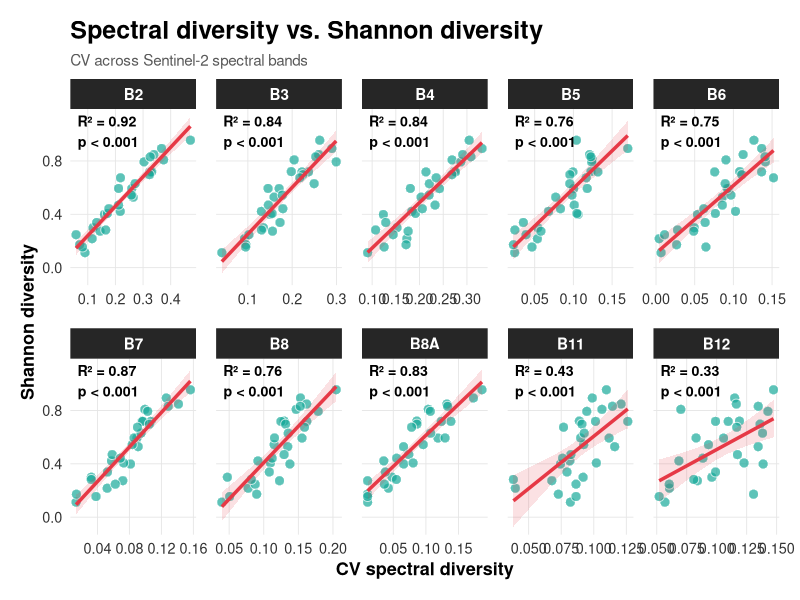
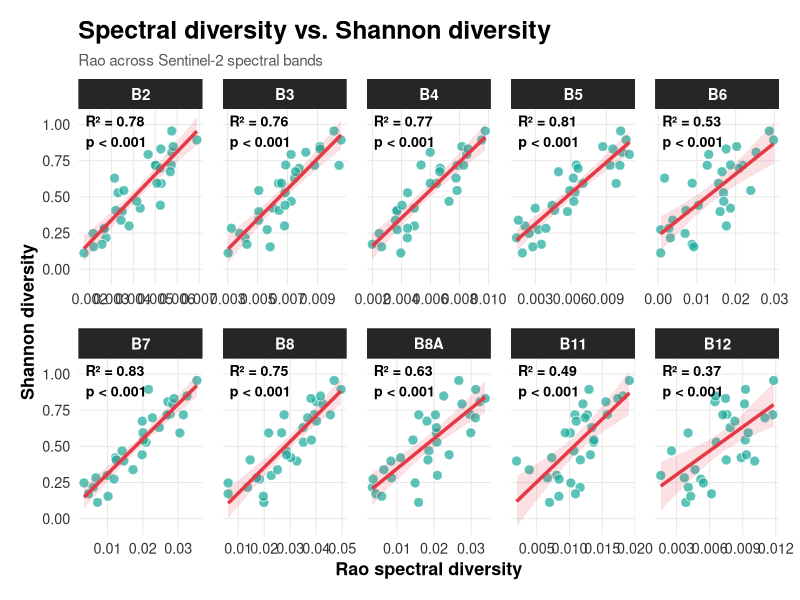
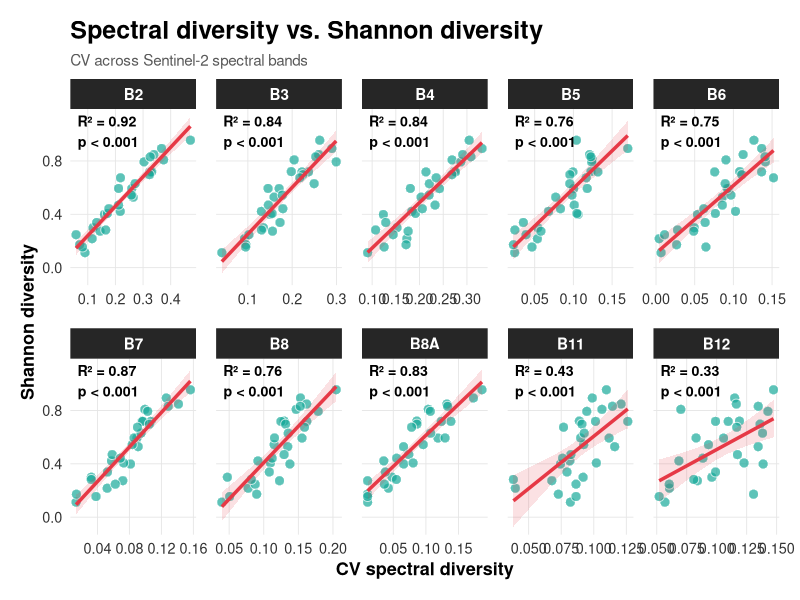
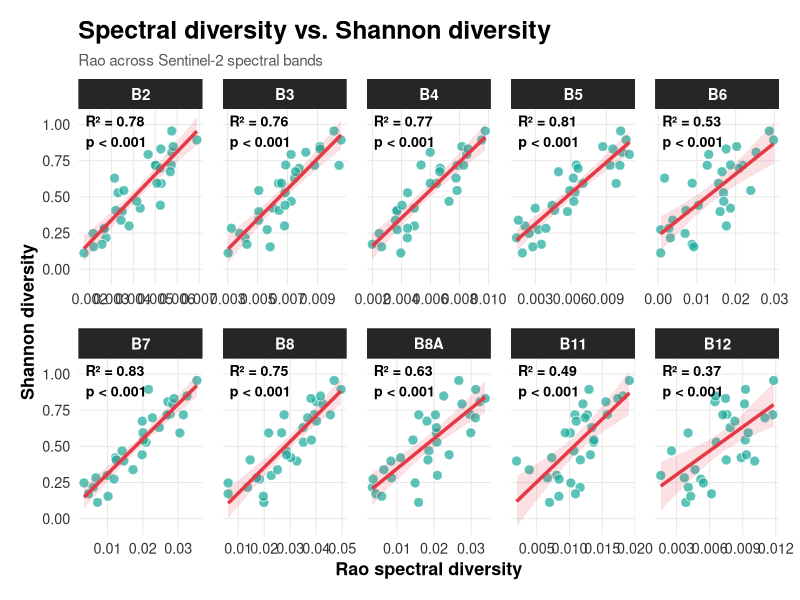

The R script that drew these images, in order:
library(tidyverse)
library(ggplot2)

# ============================================================
# 1. IMPORTAZIONE
# ============================================================

setwd("~/Downloads/")

dat <- read.csv("spectral_diversity_FAKE_strong_relationships.csv") %>%
  rename(shannon = SHANNON)


# ============================================================
# 2. FORMATO LONG
# ============================================================

dat_long <- dat %>%
  pivot_longer(
    cols = matches("^(CV|RAO)_"),
    names_to = c("metric", "band"),
    names_pattern = "(CV|RAO)_(.*)",
    values_to = "spectral_diversity"
  ) %>%
  mutate(
    metric = recode(metric, "RAO" = "Rao"),
    band = factor(
      band,
      levels = c(
        "B2", "B3", "B4", "B5", "B6",
        "B7", "B8", "B8A", "B11", "B12"
      )
    )
  )


# ============================================================
# 3. R2 E P-VALUE PER BANDA
# ============================================================

reg_stats <- dat_long %>%
  filter(
    !is.na(spectral_diversity),
    !is.na(shannon)
  ) %>%
  group_by(metric, band) %>%
  group_modify(~ {

    mod <- lm(
      shannon ~ spectral_diversity,
      data = .x
    )

    sm <- summary(mod)

    tibble(
      r2 = sm$r.squared,
      p_value = coef(sm)[2, 4]
    )
  }) %>%
  ungroup() %>%
  mutate(
    label = case_when(
      p_value < 0.001 ~ paste0(
        "R² = ", sprintf("%.2f", r2),
        "\np < 0.001"
      ),
      TRUE ~ paste0(
        "R² = ", sprintf("%.2f", r2),
        "\np = ", sprintf("%.3f", p_value)
      )
    )
  )


# ============================================================
# 4. FUNZIONE PER IL GRAFICO
# ============================================================

super_plot <- function(data, stats, metrica) {

  dati_plot <- data %>%
    filter(metric == metrica)

  stats_plot <- stats %>%
    filter(metric == metrica)

  ggplot(
    dati_plot,
    aes(
      x = spectral_diversity,
      y = shannon
    )
  ) +

    geom_point(
      size = 3,
      alpha = 0.70,
      shape = 21,
      fill = "#18A999",
      colour = "white",
      stroke = 0.5
    ) +

    geom_smooth(
      method = "lm",
      formula = y ~ x,
      se = TRUE,
      linewidth = 1.2,
      colour = "#E63946",
      fill = "#E63946",
      alpha = 0.15
    ) +

    geom_text(
      data = stats_plot,
      aes(
        x = -Inf,
        y = Inf,
        label = label
      ),
      inherit.aes = FALSE,
      hjust = -0.12,
      vjust = 1.2,
      size = 3.6,
      fontface = "bold"
    ) +

    facet_wrap(
      ~band,
      scales = "free_x",
      ncol = 5
    ) +

    labs(
      x = paste0(metrica, " spectral diversity"),
      y = "Shannon diversity",
      title = "Spectral diversity vs. Shannon diversity",
      subtitle = paste0(
        metrica,
        " across Sentinel-2 spectral bands"
      )
    ) +

    theme_minimal(base_size = 13) +

    theme(
      panel.grid.minor = element_blank(),

      panel.grid.major = element_line(
        colour = "grey90",
        linewidth = 0.3
      ),

      strip.background = element_rect(
        fill = "grey15",
        colour = NA
      ),

      strip.text = element_text(
        colour = "white",
        face = "bold",
        size = 11
      ),

      plot.title = element_text(
        face = "bold",
        size = 18
      ),

      plot.subtitle = element_text(
        colour = "grey35",
        size = 11
      ),

      axis.title = element_text(
        face = "bold"
      ),

      axis.text = element_text(
        colour = "grey20"
      ),

      panel.spacing = unit(1, "lines"),

      plot.margin = margin(
        15, 15, 15, 15
      )
    )
}


# ============================================================
# 5. GRAFICO CV
# ============================================================

p_CV <- super_plot(
  dat_long,
  reg_stats,
  "CV"
)

p_CV


# ============================================================
# 6. GRAFICO RAO
# ============================================================

p_Rao <- super_plot(
  dat_long,
  reg_stats,
  "Rao"
)

p_Rao


# ============================================================
# 7. SALVATAGGIO
# ============================================================

ggsave(
  "Shannon_CV_bands.png",
  p_CV,
  width = 14,
  height = 7,
  dpi = 600,
  bg = "white"
)

ggsave(
  "Shannon_Rao_bands.png",
  p_Rao,
  width = 14,
  height = 7,
  dpi = 600,
  bg = "white"
)
